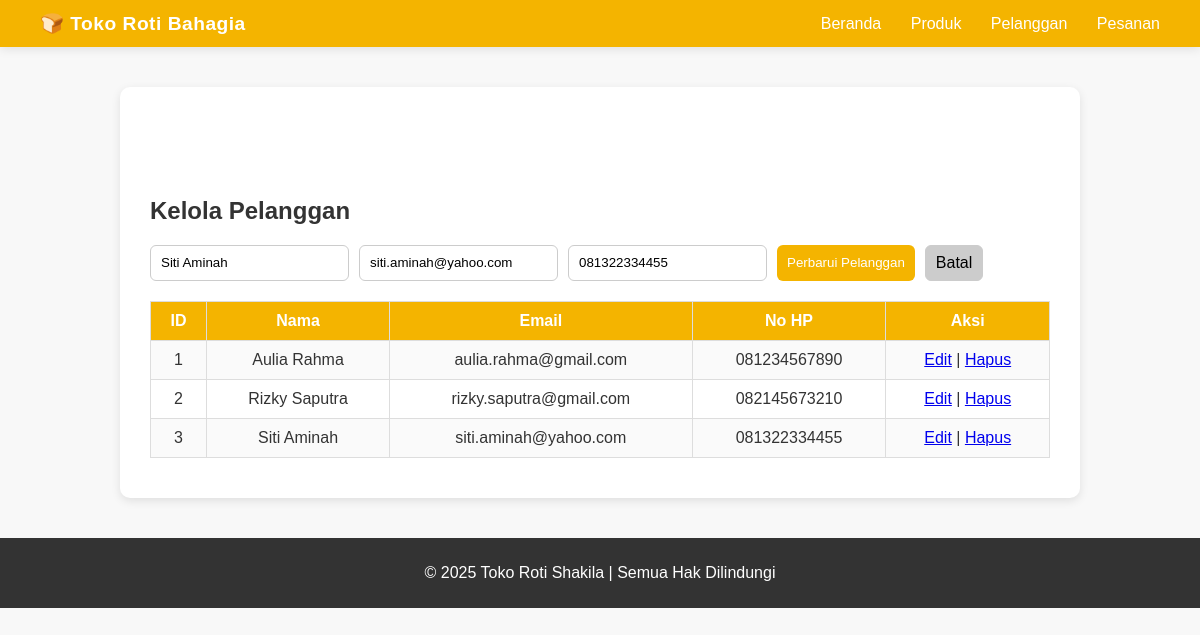
The app's page /?page=pelanggan&edit=3 with its own data.
### tables this page shows
CREATE TABLE `pelanggan` (
  `id_pelanggan` int(11) NOT NULL,
  `nama_pelanggan` varchar(100) NOT NULL,
  `email` varchar(100) DEFAULT NULL,
  `no_hp` varchar(20) DEFAULT NULL
);

### config/db.php (called while the page is built, shortened)
<?php
class Database
{
    private $host = "localhost";
    private $username = "root";
    private $password = "";
    private $dbname = "toko_roti";
    public function __construct()
    {
        try {
            $this->conn = new PDO("mysql:host=$this->host;dbname=$this->dbname", $this->username, $this->password);
        } catch (PDOException $e) {
            echo "Connection failed: " . $e->getMessage();
        }
    }
}
?>

### class/Pelanggan.php (called while the page is built, shortened)
<?php
require_once 'config/db.php';
class Pelanggan
{
    private $db;
    public function __construct()
    {
        $this->db = (new Database())->conn;
    }
    public function getAllPelanggan()
    {
        $stmt = $this->db->query("SELECT * FROM pelanggan");
        return $stmt->fetchAll(PDO::FETCH_ASSOC);
    }
    public function getPelangganById($id)
    {
        $stmt = $this->db->prepare("SELECT * FROM pelanggan WHERE id_pelanggan = ?");
        $stmt->execute([$id]);
        return $stmt->fetch(PDO::FETCH_ASSOC);
    }
}
?>

### view/pelanggan.php (the view, shortened to what this page needs)
<?php
$data = $pelanggan->getAllPelanggan();
$edit = isset($_GET['edit']) ? $pelanggan->getPelangganById($_GET['edit']) : null;
?>
<section>
    <h2>Kelola Pelanggan</h2>
    <form method="POST">
        <input type="text" name="nama" placeholder="Nama Pelanggan" required
            value="<?= $edit['nama_pelanggan'] ?? '' ?>">
        <input type="email" name="email" placeholder="Email" required value="<?= $edit['email'] ?? '' ?>">
        <input type="text" name="no_hp" placeholder="No HP" required value="<?= $edit['no_hp'] ?? '' ?>">
        <button type="submit" name="<?= $edit ? 'update' : 'add' ?>">
            <?= $edit ? 'Perbarui' : 'Tambah' ?> Pelanggan
        </button>
        <?php if ($edit): ?>
            <a href="?page=pelanggan" class="btn-cancel">Batal</a>
        <?php endif; ?>
    </form>
    <table>
        <tr>
            <th>ID</th>
            <th>Nama</th>
            <th>Email</th>
            <th>No HP</th>
            <th>Aksi</th>
        </tr>
        <?php foreach ($data as $p): ?>
            <tr>
                <td><?= $p['id_pelanggan'] ?></td>
                <td><?= $p['nama_pelanggan'] ?></td>
                <td><?= $p['email'] ?></td>
                <td><?= $p['no_hp'] ?></td>
                <td>
                    <a href="?page=pelanggan&edit=<?= $p['id_pelanggan'] ?>">Edit</a> |
                    <a href="?page=pelanggan&delete=<?= $p['id_pelanggan'] ?>"
                        onclick="return confirm('Hapus pelanggan ini?')">Hapus</a>
                </td>
            </tr>
        <?php endforeach; ?>
    </table>
</section>

### style.css (style rules this page uses)
body { font-family: 'Poppins', sans-serif; margin: 0; background: #f8f8f8; color: #333; }
body { margin: 0; font-family: 'Poppins', sans-serif; background: #f8f8f8; color: #333; }
table { width: 100%; border-collapse: collapse; margin-top: 15px; }
th, td { border: 1px solid #ddd; padding: 10px; text-align: center; }
th { background: #f4b400; color: white; }
tr:nth-child(even) { background: #fafafa; }
form { margin-bottom: 20px; display: flex; gap: 10px; flex-wrap: wrap; }
form input, form select, form button, .btn-cancel { padding: 8px 10px; border: 1px solid #ccc; border-radius: 6px; font-family: inherit; }
form button { background: #f4b400; color: white; border: none; cursor: pointer; }
.btn-cancel { background: #ccc; text-decoration: none; color: black; }

### records on screen
pelanggan: nama "Siti Aminah", email "siti.aminah@yahoo.com", no_hp "081322334455", id_pelanggan "3", nama_pelanggan "Siti Aminah"
pelanggan: id_pelanggan "1", nama_pelanggan "Aulia Rahma", email "aulia.rahma@gmail.com", no_hp "081234567890"
pelanggan: id_pelanggan "2", nama_pelanggan "Rizky Saputra", email "rizky.saputra@gmail.com", no_hp "082145673210"
